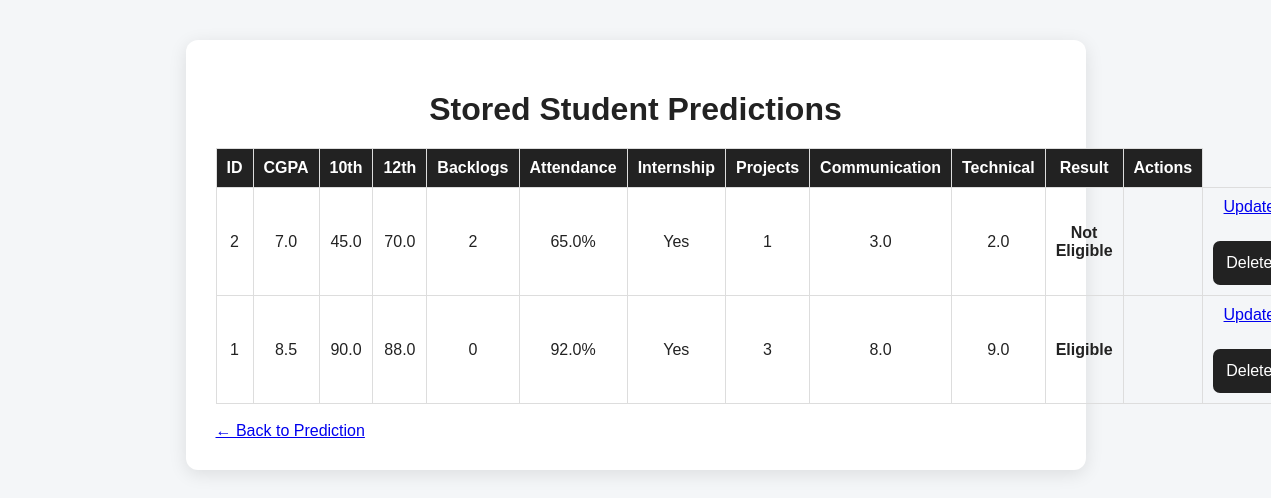
/students, run on the app's committed database.
### tables this page shows
CREATE TABLE students (

            id INTEGER PRIMARY KEY AUTOINCREMENT,

            cgpa REAL,
            tenth REAL,
            twelfth REAL,
            backlogs INTEGER,
            attendance REAL,
            internship INTEGER,
            projects INTEGER,
            communication REAL,
            technical REAL,

            prediction INTEGER,
            result TEXT,

            created_at TIMESTAMP DEFAULT CURRENT_TIMESTAMP
        );

### backend/app.py (the view)
@app.route("/students")
def students():
    connection = sqlite3.connect(
        DATABASE_PATH
    )
    connection.row_factory = sqlite3.Row
    cursor = connection.cursor()
    cursor.execute("""
        SELECT *
        FROM students
        ORDER BY id DESC
    """)
    students_data = cursor.fetchall()
    connection.close()
    return render_template(
        "students.html",
        students=students_data
    )

### frontend/templates/students.html (shortened to what this page needs)
<!DOCTYPE html>
<html lang="en">
<head>
    <link rel="stylesheet"
          href="{{ url_for('static', filename='style.css') }}">
</head>
<body>
<div class="container">
    <h1>Stored Student Predictions</h1>
    {% if students %}
    <table>
        <tr>
            <th>ID</th>
            <th>CGPA</th>
            <th>10th</th>
            <th>12th</th>
            <th>Backlogs</th>
            <th>Attendance</th>
            <th>Internship</th>
            <th>Projects</th>
            <th>Communication</th>
            <th>Technical</th>
            <th>Result</th>
            <th>Actions</th>
        </tr>
        {% for student in students %}
        <tr>
            <td>
                {{ student["id"] }}
            </td>
            <td>
                {{ student["cgpa"] }}
            </td>
            <td>
                {{ student["tenth"] }}
            </td>
            <td>
                {{ student["twelfth"] }}
            </td>
            <td>
                {{ student["backlogs"] }}
            </td>
            <td>
                {{ student["attendance"] }}%
            </td>
            <td>
                {% if student["internship"] == 1 %}
                    Yes
                {% else %}
                    No
                {% endif %}
            </td>
            <td>
                {{ student["projects"] }}
            </td>
            <td>
                {{ student["communication"] }}
            </td>
            <td>
                {{ student["technical"] }}
            </td>
            <td>
                {% if student["prediction"] == 1 %}
                    <strong>
                        Eligible
                    </strong>
                {% else %}
                    <strong>
                        Not Eligible
                    </strong>
                {% endif %}
            </td>
            <td class="actions"></td>
            <td>
                <a
                    href="{{ url_for(
                        'update_student',
                        student_id=student['id']
                    ) }}"
                >
                    Update
                </a>
                <form
                    action="{{ url_for(
                        'delete_student',
                        student_id=student['id']
                    ) }}"
                    method="POST"
                    style="display:inline;"
                >
                    <button
                        type="submit"
                        onclick="return confirm(
                            'Are you sure you want to delete this student?'
                        );"
                    >
                        Delete
                    </button>
                </form>
            </td>
        </tr>
        {% endfor %}
    </table>
    {% else %}
        <p>No student records found.</p>
    {% endif %}
    <br>
    <a href="/">
        ← Back to Prediction
    </a>
</div>
</body>
</html>

### frontend/static/style.css (style rules this page uses)
* { box-sizing: border-box; }
body { margin: 0; font-family: Arial, sans-serif; background: #f4f6f8; color: #222; }
.container { width: min(900px, 92%); margin: 40px auto; background: white; padding: 30px; border-radius: 12px; box-shadow: 0 4px 18px rgba(0, 0, 0, 0.10); }
h1 { text-align: center; margin-bottom: 8px; }
button, .back-button { display: block; width: 100%; margin-top: 25px; padding: 13px; border: none; border-radius: 7px; background: #222; color: white; font-size: 16px; text-align: center; text-decoration: none; cursor: pointer; }
table { width: 100%; border-collapse: collapse; margin-top: 20px; }
th, td { border: 1px solid #ddd; padding: 10px; text-align: center; }
th { background: #222; color: white; }
.actions { white-space: nowrap; }

### data on the page
students: id "2", cgpa "7.0", tenth "45.0", twelfth "70.0", backlogs "2", attendance "65.0", internship "Yes", projects "1", communication "3.0", technical "2.0", prediction "Not Eligible"
students: id "1", cgpa "8.5", tenth "90.0", twelfth "88.0", backlogs "0", attendance "92.0", internship "Yes", projects "3", communication "8.0", technical "9.0", prediction "Eligible"
